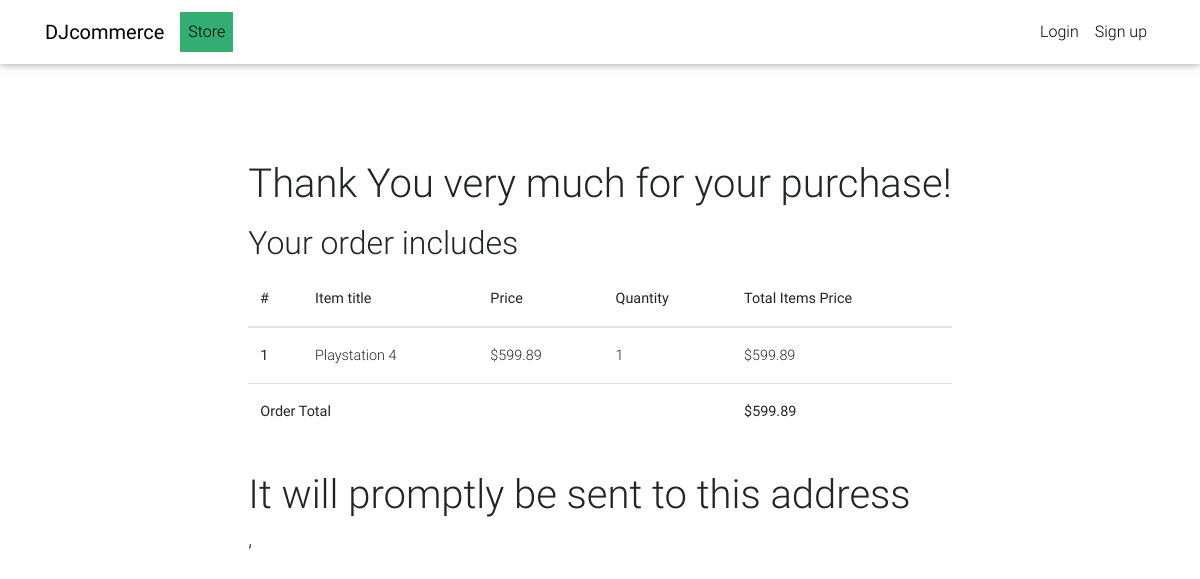
The page /checkout/summary/7 on the database its author committed.
### store/models.py (models this page shows, shortened)
class OrderItem(models.Model):
    customer = models.ForeignKey(User, on_delete=models.CASCADE, blank=True, null=True)
    product = models.ForeignKey(Product, on_delete=models.CASCADE, blank=True, null=True)
    quantity = models.IntegerField(default=1, null=True, blank=True)
    date_added = models.DateTimeField(auto_now_add=True)
    def get_total_price(self):
        return self.quantity * self.product.price

class Product(models.Model):
    name = models.CharField(max_length=200, null=True)
    price = models.FloatField()
    description = models.TextField(default='Insert description here')
    category = models.CharField(max_length=32, blank=True, null=True)
    digital = models.BooleanField(default=False, blank=True, null=True)

class Order(models.Model):
    customer = models.ForeignKey(User, on_delete=models.CASCADE, blank=True, null=True)
    products = models.ManyToManyField(OrderItem)
    date_ordered = models.DateTimeField(auto_now_add=True)
    complete = models.BooleanField(default=False, null=True, blank=True)
    transaction_id = models.CharField(max_length=200, null=True, default=100)
    shipping_address = models.ForeignKey(ShippingAddress, on_delete=models.SET_NULL, blank=True, null=True)
    def get_final_price(self):
        total = 0
        for order_item in self.products.all():
            total += order_item.get_total_price()
        return total

### store/views.py (the view)
# urls.py: path('checkout/summary/<pk>', order_summary_view, name='order-summary'),
def order_summary_view(request, pk):
    order_display = Order.objects.get(id=pk)
    context = {
        'order': order_display
    }
    return render(request, 'summary.html', context)

### templates/summary.html (shortened to what this page needs)
{% extends 'base.html' %}
{% block content %}
<main id="main">
    <div class="container">
        <div>
            <h1>Thank You very much for your purchase!</h1>
        </div>
        <div class="table-responsive text-nowrap">
                <h2 class="pt-2">Your order includes</h2>
                  <table class="table">
                    <thead>
                      <tr>
                        <th scope="col">#</th>
                        <th scope="col">Item title</th>
                        <th scope="col">Price</th>
                        <th scope="col">Quantity</th>
                        <th scope="col">Total Items Price</th>
                      </tr>
                    </thead>
                    <tbody>
                    {% for order_item in order.products.all %}
                      <tr>
                        <th scope="row">{{ forloop.counter }}</th>
                        <td>{{ order_item.product.name }}</td>
                        <td>${{ order_item.product.price }}</td>
                        <td>
                            {{ order_item.quantity }}
                        </td>
                        <td>${{ order_item.get_total_price }}
                        </td>
                      </tr>
                    {% endfor %}
                    <tr>
                        <td colspan="4"><b>Order Total</b></td>
                        <td><b>${{ order.get_final_price|floatformat:2 }}</b></td>
                    </tr>
                    </tbody>
                  </table>
        </div>
        <div class="mt-3">
            <h1>It will promptly be sent to this address</h1>
            <h5>{{ order.shipping_address.city|title }}, {{ order.shipping_address.zipcode }}</h5>
        </div>
    </div>
</main>
{% endblock %}

### templates/base.html (style rules this page uses)
#main { margin-top: 5em; }

### rows shown on the page
OrderItem: product.name "Playstation 4", product.price "599.89", quantity "1", get_total_price "599.89"
Order: get_final_price "599.89"
